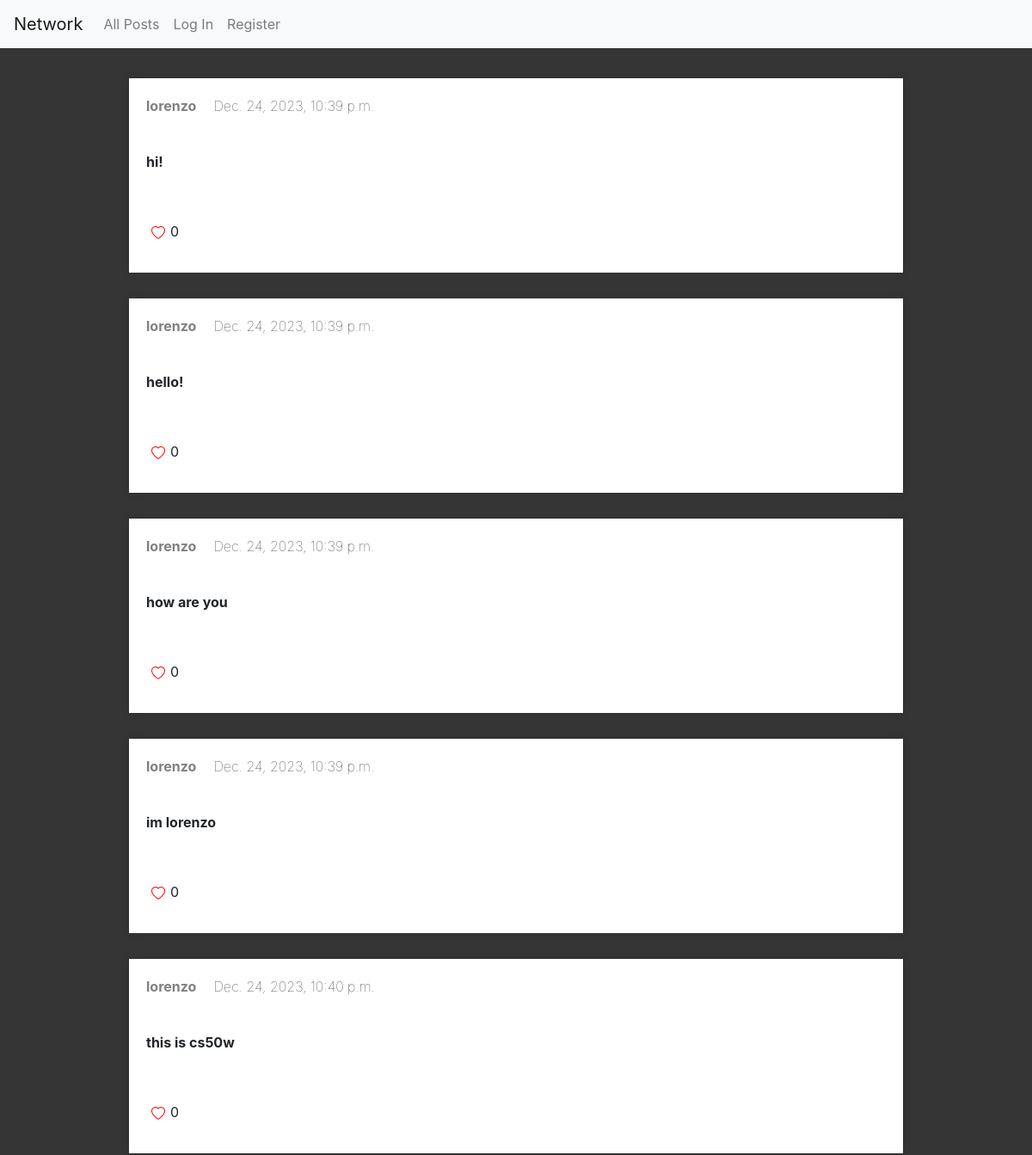
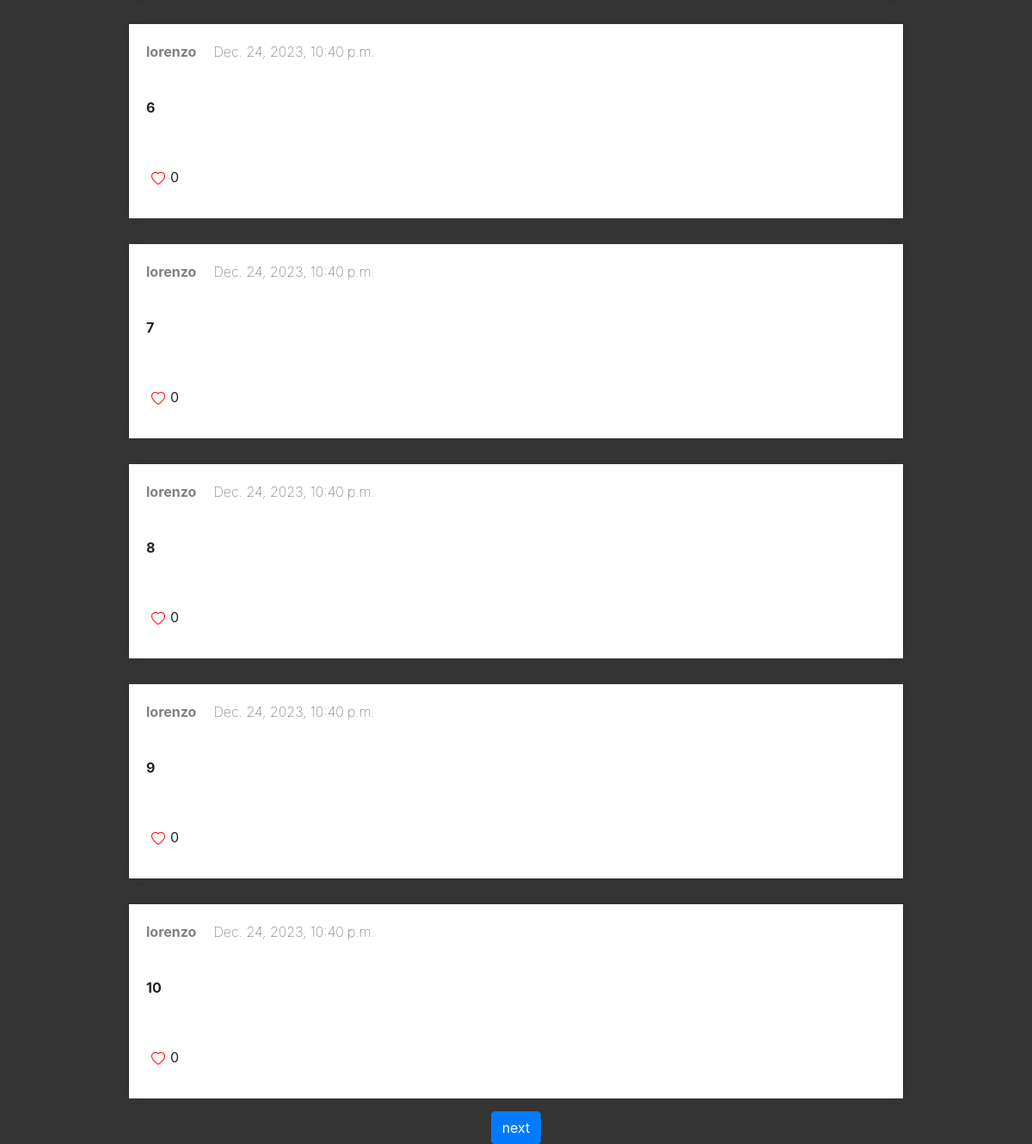
The page / on the database its author committed (2 pictures, top to bottom).
### network/models.py (models this page shows, shortened)
class post(models.Model):
    user = models.ForeignKey(User, on_delete=models.CASCADE)
    timestamp = models.DateTimeField(auto_now_add=True)
    content = models.TextField(null=False)
    likes = models.IntegerField(default=0)
    is_liked = models.BooleanField(default=False)

class User(AbstractUser):
    pass

### network/views.py (the view, shortened to what this page needs)
# urls.py: path("", views.index, name="index"),
def index(request):
    global page_num
    if request.method == "GET":
        current_user = request.user
        all_post = post.objects.all()
        page_posts = load_page_index(page_num, all_post)
        return render(request, "network/index.html", {
            "all_posts": page_posts,
            "current_user": current_user,
            "page_num": page_num
        })

### network/views.py (called while the page is built)
def load_page_index(index, all_posts):
    global page_num
    p = Paginator(all_posts, 10)
    try:
        page = p.page(index)
        return page
    except EmptyPage:
        page = p.page(1)
        page_num = 1
        return page

### network/templates/network/index.html (shortened to what this page needs)
{% extends "network/layout.html" %}
{% block body %}
    <div class="container_all_posts">
        {% for post in all_posts %}
            <div class="container_post">
                <div class="user_and_time">
                    <a id="to_profile" href="{% url "profile" post.user %}">{{ post.user }}</a>
                    <p style="font-weight: lighter; margin-left: 20px; margin-right: 20px">{{ post.timestamp }}</p>
                </div>
                <p id="post_content">{{ post.content }}</p>
                <div class="index">
                    <div  id="likes">
                        <button data-id="{{ post.id }}" class="heart_button"><i id="heart_css" class="bi bi-heart"></i></button>
                        <p id="like_count">{{ post.likes }}</p>
                    </div>
                </div>
            </div>
        {% endfor %}
    </div>
    <div class="page_load">
        {% if all_posts %}
            <form action="{% url "index" %}" method="post">
                <input class="btn btn-primary" type="submit" value="next">
            </form>
        {% endif %}
    </div>
{% endblock %}

### network/templates/network/layout.html (shortened to what this page needs)
{% load static %}
<!DOCTYPE html>
<html lang="en">
    <head>
        <link rel="stylesheet" href="https://stackpath.bootstrapcdn.com/bootstrap/4.4.1/css/bootstrap.min.css">
        <link rel="stylesheet" href="https://cdn.jsdelivr.net/npm/bootstrap-icons@1.11.2/font/bootstrap-icons.min.css">
        <link href="{% static 'network/styles.css' %}" rel="stylesheet">
    </head>
    <body>
        <nav class="navbar navbar-expand-lg navbar-light bg-light">
            <a class="navbar-brand" href="#">Network</a>
            <div>
              <ul class="navbar-nav mr-auto">
                <li class="nav-item">
                  <a class="nav-link" href="{% url 'index' %}">All Posts</a>
                </li>
                {% if user.is_authenticated %}
                    <li class="nav-item">
                        <a class="nav-link" href="{% url "following" %}">Following</a>
                    </li>
                    <li class="nav-item">
                        <a class="nav-link" href="{% url 'logout' %}">Log Out</a>
                    </li>
                    <li class="nav-item">
                        <a class="nav-link" href="{% url 'make_post' %}">make post</a>
                    </li>
                {% else %}
                    <li class="nav-item">
                        <a class="nav-link" href="{% url 'login' %}">Log In</a>
                    </li>
                    <li class="nav-item">
                        <a class="nav-link" href="{% url 'register' %}">Register</a>
                    </li>
                {% endif %}
              </ul>
            </div>
          </nav>
        <div class="body">
            {% block body %}
            {% endblock %}
        </div>
    </body>
</html>

### network/static/network/styles.css (style rules this page uses)
body { background-color: rgb(53, 53, 53); }
.container_post { display: flex; flex-direction: column; height: auto; width: 900px; margin: 15px; padding: 20px; background-color: white; box-shadow: 0 0 10px rgba(0, 0, 0, 0.1); }
.container_all_posts { display: flex; flex-direction: column; width: 80%; margin-left: 10%; margin-right: 10%; margin-top: 20px; align-items: center; }
.user_and_time { display: flex; }
#to_profile { color: gray; font-weight: bold; }
.page_load { display: flex; justify-content: center; gap: 10px; }
.heart_button { border: none; padding: none; background: none; cursor: pointer; outline: none; }
#likes { margin-top: 40px; margin-right: auto; display: flex; flex-direction: row; }
#like_count { margin-top: 12px; }
#heart_css { color: red; }
#post_content { margin-top: 25px; font-weight: bolder; margin-bottom: 5px; flex-grow: 1; overflow: auto; }

### rows shown on the page
post: user "lorenzo", timestamp "Dec. 24, 2023, 10:39 p.m.", content "hi!", likes "0"
post: user "lorenzo", timestamp "Dec. 24, 2023, 10:39 p.m.", content "hello!", likes "0"
post: user "lorenzo", timestamp "Dec. 24, 2023, 10:39 p.m.", content "how are you", likes "0"
post: user "lorenzo", timestamp "Dec. 24, 2023, 10:39 p.m.", content "im lorenzo", likes "0"
post: user "lorenzo", timestamp "Dec. 24, 2023, 10:40 p.m.", content "this is cs50w", likes "0"
post: user "lorenzo", timestamp "Dec. 24, 2023, 10:40 p.m.", content "6", likes "0"
post: user "lorenzo", timestamp "Dec. 24, 2023, 10:40 p.m.", content "7", likes "0"
post: user "lorenzo", timestamp "Dec. 24, 2023, 10:40 p.m.", content "8", likes "0"
post: user "lorenzo", timestamp "Dec. 24, 2023, 10:40 p.m.", content "9", likes "0"
post: user "lorenzo", timestamp "Dec. 24, 2023, 10:40 p.m.", content "10", likes "0"
